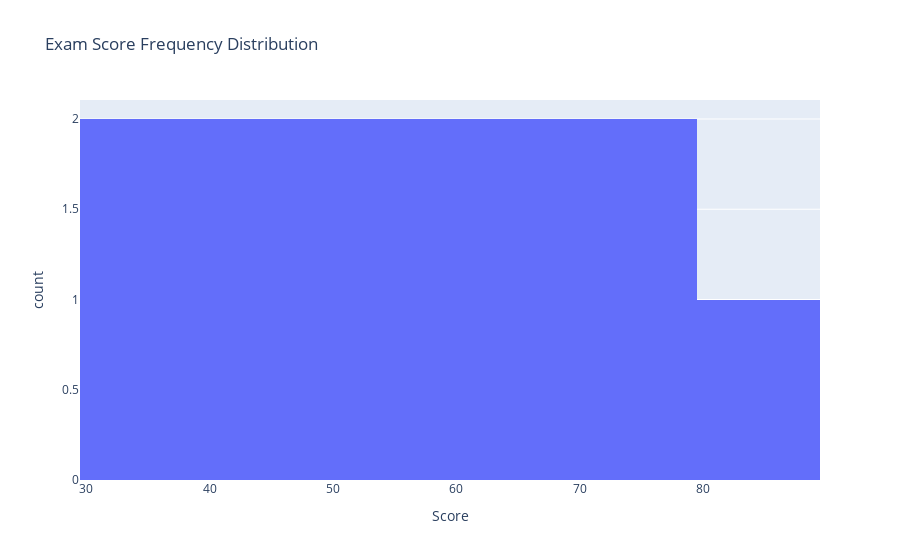

The cell this chart's notebook holds for it:
### Markdown cell above
### Histogram Example 5: Age Distribution

### Code cell
df5 = pd.DataFrame({
    "Score": [30, 35, 40, 45, 50, 55, 60, 65, 70, 75, 80]
})

fig = px.histogram(
    df5,
    x="Score",
    nbins=7,
    title="Exam Score Frequency Distribution"
)
fig.show()

### Figure 1 — Plotly figure (JSON) as saved in the notebook; plotly's stock layout.template omitted (floating-point values rounded to 4 significant figures)
{"data": [{"bingroup": "x", "hovertemplate": "Score=%{x}<br>count=%{y}<extra></extra>", "legendgroup": "", "marker": {"color": "#636efa", "pattern": {"shape": ""}}, "name": "", "nbinsx": 7, "orientation": "v", "showlegend": false, "type": "histogram", "x": [30, 35, 40, 45, 50, 55, 60, 65, 70, 75, 80], "xaxis": "x", "yaxis": "y"}], "layout": {"autosize": true, "barmode": "relative", "legend": {"tracegroupgap": 0}, "title": {"text": "Exam Score Frequency Distribution"}, "xaxis": {"anchor": "y", "autorange": true, "domain": [0, 1], "range": [29.5, 89.5], "title": {"text": "Score"}, "type": "linear"}, "yaxis": {"anchor": "x", "autorange": true, "domain": [0, 1], "range": [0, 2.105], "title": {"text": "count"}}}}
